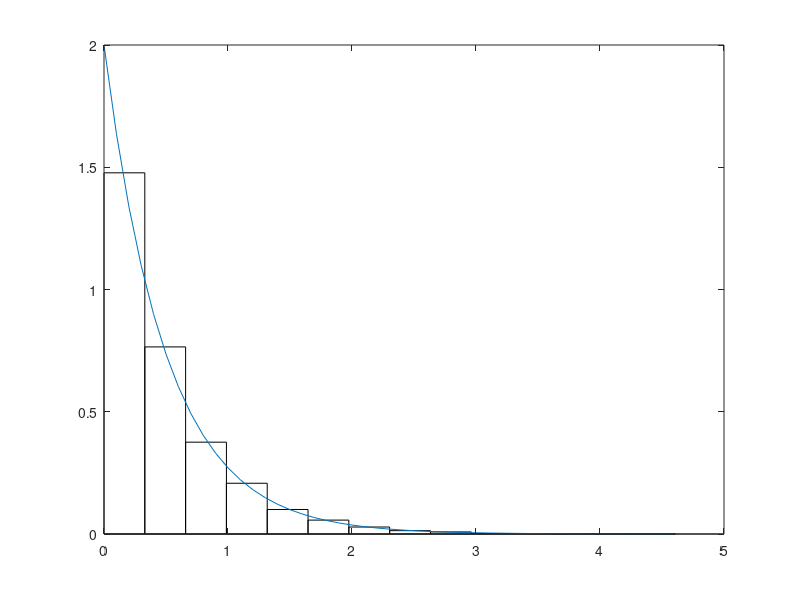

Recreate this plot in MATLAB.
function scheletDeCod_Lab8()

close all
clear
clc

% Parametrul variabilei X ~ Exp(lambda)
lambda = 2;

%--------------------------------------------------------------------------
%--------------------------------------------------------------------------

% 2. Generarea unei multimi de 1000 de valori de selectie asupra v.a. X.

n = 10000; % dimensiunea multimii de valori de selectie
X = zeros(1, n);
for i = 1 : n
    % COMPLETATI!!!
    X(i) = simExp(lambda);
end


%--------------------------------------------------------------------------
%--------------------------------------------------------------------------

% Punctul 3: Studiati multimea de valori de selectie obtinuta la punctul 2.
% folosind cele trei metode de validare a algoritmilor de simulare descrise
% in curs:

% 3 (a) - Histograma - o validare empirica a algoritmului de simulare

k = floor(1 + log2(n)); % numarul de dreptunghiuri
[N, C] = hist(X, k);
bar(C, N/(n * (C(2) - C(1))), 1, 'w');

hold on
e = exp(1);
% Adaugam in acelasi grafic cu histograma densitatea de repartitie a
% variabilei Exponentiale
x = min(X) : 0.1 : max(X);
densitate = lambda * e .^ (-lambda .* x);
plot(x,densitate);
hold off

%--------------------------------------------------------------------------

% 3 (b) - Testul bazat pe momentele de selectie

% Media si dispersia variabilei Exponentiale - valorile teoretice
mediaTeoretica = 1/lambda;
dispersiaTeoretica = 1/(lambda^2);

% Media de selectie si dispersia de selectie ale variabilei Exponentiale
% Se poate folosi functia mean - vezi help
% COMPLETATI!!!
mediaEstimata = mean(X);
% Se poate folosi functia var - vezi help
% COMPLETATI!!!
dispersiaEstimata = var(X);

eroareMedia = abs(mediaEstimata - mediaTeoretica);
eroareDispersia = abs(dispersiaEstimata - dispersiaTeoretica);

disp('Eroarea medie este ');
disp(eroareMedia);
disp('Eroarea dispersie este ');
disp(eroareDispersia);

% Considerati n = 10000, observati ca erorile vor scadea!

%--------------------------------------------------------------------------

% 3 (c) - Testul X^2

%Observatii: 

% Vectorul N returnat de functia hist contine N = [f1, f2, ..., fk].

% Punctele a1, a2, ..., ak pot fi obtinute translatand la dreapta cu o
% jumatate de interval (adica (C(2) - C(1))/2 ) punctele asociate centrelor
% intervalelor de la baza; centrele sunt returnate in vectorul C de catre 
% functia hist. Definim vectorul a = [a1, a2, ..., ak]
a = C + (C(2) - C(1))/2;

% Construim vectorul p = [p1, p2, ..., pk]
p = zeros(1, k);
% COMPLETATI!!!
p(1) = F(a(1),lambda);
for i = 2 : k - 1
    % COMPLETATI!!!
    p(i) = F(a(i),lambda) - F(a(i-1),lambda);
end
% COMPLETATI!!!
p(k) = 1 - F(a(k-1),lambda);

% Calculam statistica X^2
X2 = sum(((N - n * p) .^ 2) ./ (n * p));

% cuantila superioara de ordin 1 - alpha a variabilei chi2 (hi patrat), 
% notata 'prag', unde alpha este o valoare mica
% k - 1 reprezinta numarul gradelor de libertate
alpha = 0.01;
prag = chi2inv(1 - alpha, k - 1);

% Testul X^2
if X2 <= prag
    disp('Acceptam ipoteza nula: X are functia de repartitie F(x)')
else
    disp('Respingem ipoteza nula')
end

end

% Punctul 1: Functie pentru simularea variabilei aleatoare X ~ Exp(lambda)
% folosind Algoritmul bazat pe Teorema sirului descendent

function x = simExp(lambda)
    n = -1;
    k = 0;
    
    while mod(k,2) == 0
        n = n + 1;
        z0 = rand();
        z1 = rand();
        z = z0;

        k = 1;

        while z1 < z0
            k = k + 1;
            z0 = z1;
            z1 = rand();
        end
    end
    
    x = (n + z) / lambda;
end

% Functie ce calculeaza valoarea functiei de repartitie Exponentiale intr-un
% punct x
function rez = F(x, lambda)
	rez = exppdf(x,lambda);
end




